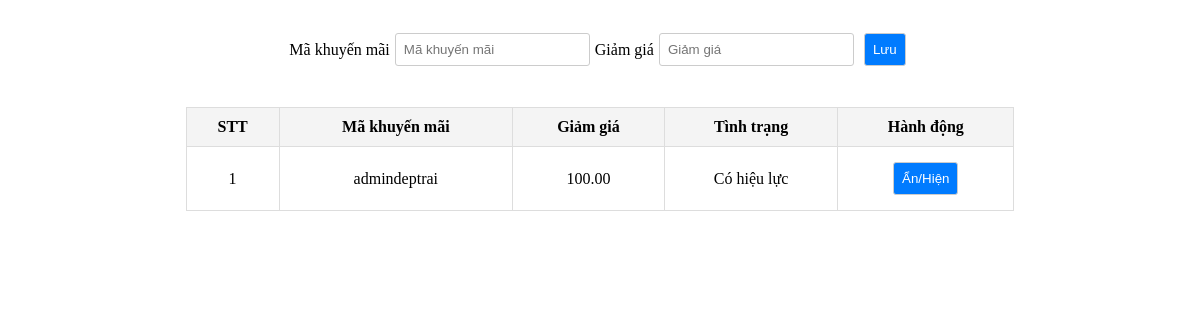
/admin/coupon.php, run on the app's committed database.
### tables this page shows
CREATE TABLE `coupon` (
  `id` int(11) NOT NULL,
  `coupon_code` varchar(255) NOT NULL,
  `discount` decimal(10,2) NOT NULL,
  `is_valid` tinyint(1) NOT NULL
);

### admin/coupon.php (the view, shortened to what this page needs)
<?php
$coupons = [];
$sql = "SELECT * FROM coupon";
$result = mysqli_query($conn, $sql);
while ($row = mysqli_fetch_assoc($result)) {
    $coupons[] = $row;
}
?>
<form action="" method="post">
    <label for="">Mã khuyến mãi</label>
    <input type="text" name="code" placeholder="Mã khuyến mãi">
    <label for="">Giảm giá</label>
    <input type="text" name="discount" placeholder="Giảm giá">
    <button type="submit">Lưu</button>
</form>
<table>
    <thead>
        <tr>
            <th>STT</th>
            <th>Mã khuyến mãi</th>
            <th>Giảm giá</th>
            <th>Tình trạng</th>
            <th>Hành động</th>
        </tr>
    </thead>
    <tbody>
        <?php foreach ($coupons as $index => $coupon) { ?>
            <tr>
                <td><?= $index + 1 ?></td>
                <td><?= $coupon['coupon_code'] ?></td>
                <td><?= $coupon['discount'] ?></td>
                <td><?= $coupon['is_valid'] ? "Có hiệu lực" : "Vô hiệu" ?></td>
                <td>
                    <a href="processCoupon.php?id=<?= $coupon['id'] ?>"><button>Ẩn/Hiện</button></a>
                </td>
            </tr>
        <?php } ?>
    </tbody>
</table>

### admin/coupon.php (style rules this page uses)
form { display: flex; justify-content: center; align-items: center; padding: 20px; }
input[type="text"], input[type="radio"], form>button, td button { margin: 5px; padding: 8px; border: 1px solid #ccc; border-radius: 3px; }
form>button, td button { background-color: #007bff; color: white; cursor: pointer; }
table { width: 70%; border-collapse: collapse; background: #fff; margin: 0 auto 50px auto; }
th, td { padding: 10px; text-align: center; border: 1px solid #ddd; }
th { background-color: #f4f4f4; }

### data on the page
coupon: coupon_code "admindeptrai", discount "100.00", is_valid "Có hiệu lực"
